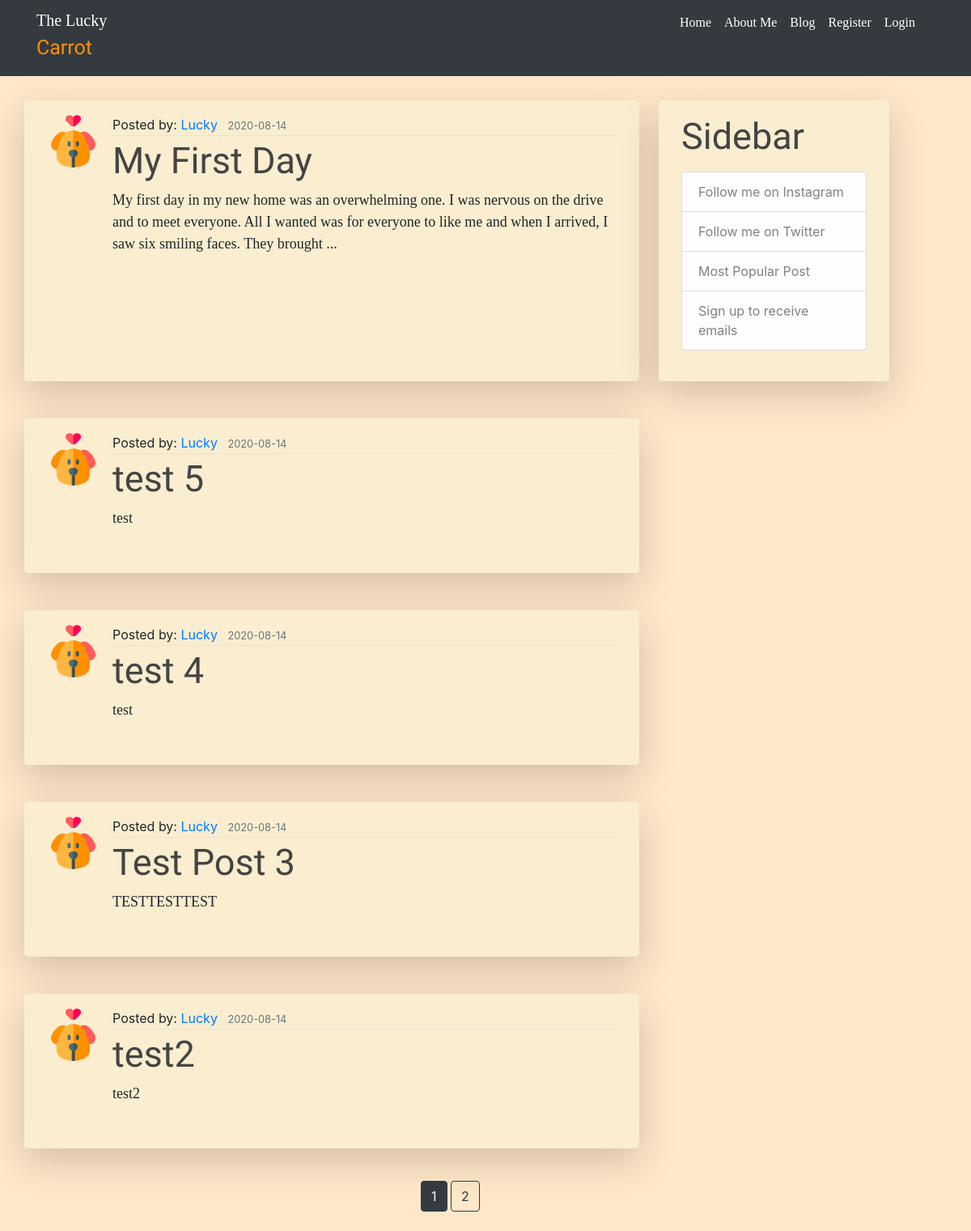
Page /blog on the committed database.
### luckycarrot/models.py (models this page shows, shortened)
class Post(db.Model):
    id = db.Column(db.Integer, primary_key=True)
    title = db.Column(db.String(100), nullable=False)
    date_posted = db.Column(db.DateTime, nullable=False,
                            default=datetime.utcnow)
    content = db.Column(db.Text, nullable=False)
    image_file = db.Column(db.String(20), nullable=False)
    user_id = db.Column(db.Integer, db.ForeignKey(
        'user.id'), nullable=False)

class User(db.Model, UserMixin):
    id = db.Column(db.Integer, primary_key=True)
    username = db.Column(db.String(20), unique=True, nullable=False)
    email = db.Column(db.String(120), unique=True, nullable=False)
    password = db.Column(db.String(60), nullable=False)
    updates = db.Column(db.Boolean, unique=False, default=False, nullable=False)
    image_file = db.Column(db.String(20), nullable=False, default='default.png')
    admin_user = db.Column(db.Boolean, unique=False, default=False, nullable=False)
    posts = db.relationship('Post', backref='author', lazy=True)

### luckycarrot/posts/routes.py (the view)
@posts.route("/blog", methods=['GET', 'POST'])
def blog():
    page = request.args.get('page', 1, type=int)
    posts = Post.query.order_by(Post.date_posted.desc()).paginate(page=page, per_page=5)
    return render_template('blog.html', posts=posts)

### luckycarrot/templates/blog.html (shortened to what this page needs)
{% extends 'main.html' %}
{% block links %}
<link rel="stylesheet" href="../static/css/blog.css" type="text/css">
{% endblock %}
{% block content %}
<div class='container-xl'>
    {% for post in posts.items %}
        <div class="row">
            <div class="col-8 shadow-lg p-2 mb-3 rounded borderBody">
                <article class='media content-section'>
                    <img class="rounded-circle article-img" src="{{ url_for('static', filename='profile_pictures/' + post.author.image_file)}}">
                    <div class='media-body'>
                        <div class="article-metadata">
                            <span>Posted by: <a class="mr-2" href="{{ url_for('main.about') }}">{{ post.author.username }}</a></span>
                            <small class='text-muted'>{{ post.date_posted.strftime('%Y-%m-%d') }}</small>
                        </div>
                        <h2><a class="article-title" href="{{ url_for('posts.post', post_id=post.id) }}">{{ post.title }}</a></h2>
                        {% if post.content|length > 199 %}
                            <p class="article-content">{{ post.content[:200] }} ...</p>
                        {% else %}
                            <p class="article-content">{{ post.content }}</p>
                        {% endif %}
                    </div>
                </article>
            </div>
            {% if loop.index == 1 %}
            <div class="col-3 shadow-lg p-2 mb-3 ml-4 rounded borderBody">
                <div class="content-section">
                  <h3 class="article-title">Sidebar</h3>
                    <ul class="list-group">
                      <a href="https://www.instagram.com/luckyluluthepom/" class="list-group-item list-group-item-light sideBar">Follow me on Instagram</a>
                      <a href="#" class="list-group-item list-group-item-light sideBar">Follow me on Twitter</a>
                      <a href="#" class="list-group-item list-group-item-light sideBar">Most Popular Post</a>
                      <a href="{{ url_for('users.account') }}" class="list-group-item list-group-item-light sideBar">Sign up to receive emails</a>
                    </ul>
                </div>
              </div>
            {% endif %}
        </div>
    {% endfor %}
        <br>
        <div class="row">
            <div class="col-5"></div>
            <div class="col-4">
                {% for page_num in posts.iter_pages(left_edge=1, right_edge=1, left_current=1, right_current=2) %}
                    {% if page_num %}
                        {% if posts.page == page_num %}
                            <a class='btn btn-dark mb-4' href="{{ url_for('posts.blog', page=page_num) }}">{{ page_num }}</a>
                        {% else %}
                            <a class='btn btn-outline-dark mb-4' href="{{ url_for('posts.blog', page=page_num) }}">{{ page_num }}</a>
                        {% endif %}
                    {% else %}
                        ...
                    {% endif %}
                {% endfor %}
            </div>
        </div>
    </div>
{% endblock %}

### luckycarrot/templates/main.html (shortened to what this page needs)
<!DOCTYPE html>
<html lang="en">
<head>
    <link rel="stylesheet" href="{{ url_for('static', filename='css/' + 'main.css')}}" type="text/css">
    {% block links %}{% endblock %}
    <link rel="stylesheet" href="https://stackpath.bootstrapcdn.com/bootstrap/4.5.2/css/bootstrap.min.css">
</head>
<body>
    {% if home %}
    <div class="container-fluid fixed-top bg-transparent">
    {% else %}
    <div class="container-fluid bg-dark">
    <div class="container bg-dark">
    {% endif %}
        <div class="row" id="navBar">
            <div id="titleLink" class="col-3 float-left">
                <a href="/" target="_self" class="logoLink">
                <p class="logo"><span id="theLucky">The Lucky </span><span id="carrot">Carrot</span></p></a>
            </div>
            <div class="col-9 float-right">
                <nav class="navbar navbar-expand-lg navbar-dark float-right">
                    <div class="collapse navbar-collapse" id="navbarSupportedContent">
                        <ul class="navbar-nav mr-auto">
                            <li class="nav-item active">
                                <a class="nav-link" href="{{ url_for('main.home') }}">Home</a>
                            </li>
                            <li class="nav-item active">
                                <a class="nav-link" href="{{ url_for('main.about') }}">About Me</a>
                            </li>
                            <li class="nav-item active">
                                <a class="nav-link" href="{{ url_for('posts.blog') }}">Blog</a>
                            </li>
                            {% if current_user.is_authenticated %}
                                {% if current_user.admin_user %}
                                    <li class="nav-item active">
                                        <a class="nav-link" href="{{ url_for('posts.create_post') }}">Create Post</a>
                                    </li>
                                {% endif %}
                                <li class="nav-item active">
                                    <a class="nav-link" href="{{ url_for('users.account') }}">Account</a>
                                </li>
                                <li class="nav-item active">
                                    <a class="nav-link" href="{{ url_for('users.logout') }}">Logout</a>
                                </li>
                            {% else %}
                                <li class="nav-item active">
                                    <a class="nav-link" href="{{ url_for('users.register') }}">Register</a>
                                </li>
                                <li class="nav-item active">
                                    <a class="nav-link" href="{{ url_for('users.login') }}">Login</a>
                                </li>
                            {% endif %}
                        </ul>
                    </div>
                </nav>
            </div>
        </div>
        </div>
    </div>
    <div id="webBody">
        {% block content %}{% endblock %}
    </div>
</body>
</html>

### luckycarrot/static/css/main.css (style rules this page uses)
body { background: #ffe7c9 !important; font-family: 'Bitter', serif; }
.logo { display: inline-block; width: 160px; font-size: 20px; font-family: 'Bitter', serif; padding-top: 10px; color: white; }
#carrot { color: rgb(255, 145, 0); font-family: 'Dancing Script', cursive; font-size: 25px; }
a { text-decoration: none !important; }
nav { font-family: "Bitter", serif; font-weight: 500; font-size: 16px; }
.borderBody { margin-top: 30px; background: #faedd0; }
.content-section { padding: 10px 20px; border-radius: 3px; margin-bottom: 20px; }

### luckycarrot/static/css/blog.css (style rules this page uses)
.article-title { color: #444444; font-family: 'Dancing Script', cursive; font-size: 45px; }
.article-content { font-size: 18px; font-family: 'Bitter', serif; }
.article-img { height: 65px; width: 65px; margin-right: 16px; }
.article-metadata { padding-bottom: 1px; margin-bottom: 4px; border-bottom: 1px solid #e3e3e3 }

### rows in the picture
Post: image_file (placeholder picture), author.username "Lucky", date_posted "2020-08-14", title "My First Day", content "My first day in my new home was an overwhelming one. I was nervous on the drive and to meet everyone. All I wanted was for everyone to like me and when I arrived, I saw six smiling faces. They brought"
Post: image_file (placeholder picture), author.username "Lucky", date_posted "2020-08-14", title "test 5", content "test"
Post: image_file (placeholder picture), author.username "Lucky", date_posted "2020-08-14", title "test 4", content "test"
Post: image_file (placeholder picture), author.username "Lucky", date_posted "2020-08-14", title "Test Post 3", content "TESTTESTTEST"
Post: image_file (placeholder picture), author.username "Lucky", date_posted "2020-08-14", title "test2", content "test2"

### other values in the picture
{{ page_num }} "1"
{{ page_num }} "2"
